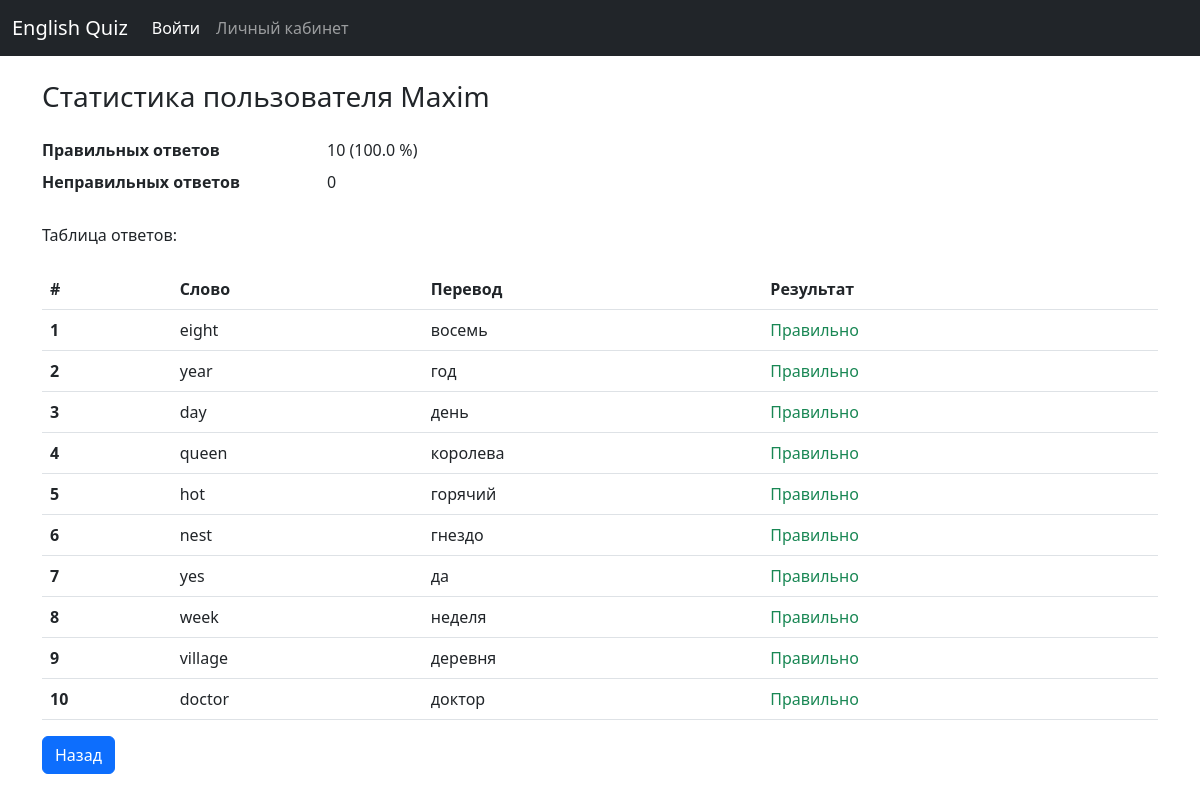
The app's page /stat/9 (signed in) with its own data.
### models/models_db.py (models this page shows, shortened)
class User(db.Model, UserMixin):
    __tablename__ = 'users'
    id = db.Column(db.Integer, primary_key=True)
    username = db.Column(db.String(100), nullable=False, default='Unknown User')
    email = db.Column(db.String(100), nullable=False, unique=True)
    password = db.Column(db.String(100), nullable=False)
    date_of_registration = db.Column(db.DateTime, default=datetime.today())
    sessions = db.relationship('Session', backref='user', lazy=True)

class Question(db.Model):
    __tablename__ = 'questions'
    id = db.Column(db.Integer, primary_key=True)
    level = db.Column(db.Integer, nullable=False)
    question = db.Column(db.String(100), nullable=False)
    answer = db.Column(db.String(100), nullable=False)

### app.py (the view)
@app.route('/stat/<int:session_id>')
@login_required
def stat(session_id):  # Страница статистики
    user = current_user
    session = Session.query.get(session_id)
    results = session.get_answers_list()
    correct_answers = len([res for qst, res in results if res])
    incorrect_answers = len(results) - correct_answers
    print(f'Пользователь {user.username}: правильных {correct_answers}, неправильных {incorrect_answers}')
    return render_template('stat.html', user=user, correct_answers=correct_answers, incorrect_answers=incorrect_answers,
                           results=results, user_id=user.id)

### app.py (called while the page is built)
@login_manager.user_loader
def load_user(user_id):
    print("load_user")
    return User.query.get(user_id)

@app.after_request
def redirect_to_sign(response):
    if response.status_code == 401:
        return redirect(url_for('login'))
    return response

### models/models_db.py (called while the page is built)
    def get_answers_list(self):
        return pickle.loads(self.answers)

### templates/stat.html (shortened to what this page needs)
{% extends 'base.html' %}
{% block body %}
    <div class="container">
        <h3 class="my-4">Статистика пользователя {{ user.username }}</h3>
        <dl class="row">
            <dt class="col-sm-3">Правильных ответов</dt>
            <dd class="col-sm-9">{{ correct_answers }}
                ({{ (correct_answers / results | length * 100) | round }} %)
            </dd>
            <dt class="col-sm-3">Неправильных ответов</dt>
            <dd class="col-sm-9">{{ incorrect_answers }}</dd>
        </dl>
        <h6 class="my-4">Таблица ответов:</h6>
        <table class="table">
            <thead>
            <tr>
                <th scope="col">#</th>
                <th scope="col">Слово</th>
                <th scope="col">Перевод</th>
                <th scope="col">Результат</th>
            </tr>
            </thead>
            <tbody>
            {% for question, result in results %}
                <tr>
                    <th scope="row">{{ loop.index }}</th>
                    <td>{{ question.question }}</td>
                    <td>{{ question.answer }}</td>
                    {% if result %}
                        <td class="text-success">Правильно</td>
                    {% else %}
                        <td class="text-danger">Неправильно</td>
                    {% endif %}
                </tr>
            {% endfor %}
            </tbody>
        </table>
    <a class="btn btn-primary" href="{{ url_for('profile') }}" role="button">Назад</a>
    </div>
{% endblock %}

### records on screen
User: username "Maxim"
Question: question "eight", answer "восемь"
Question: question "year", answer "год"
Question: question "day", answer "день"
Question: question "queen", answer "королева"
Question: question "hot", answer "горячий"
Question: question "nest", answer "гнездо"
Question: question "yes", answer "да"
Question: question "week", answer "неделя"
Question: question "village", answer "деревня"
Question: question "doctor", answer "доктор"

### other values on screen
{{ correct_answers }} "10"
{{ (correct_answers / results | length * 100) | round }} "100.0"
{{ incorrect_answers }} "0"
